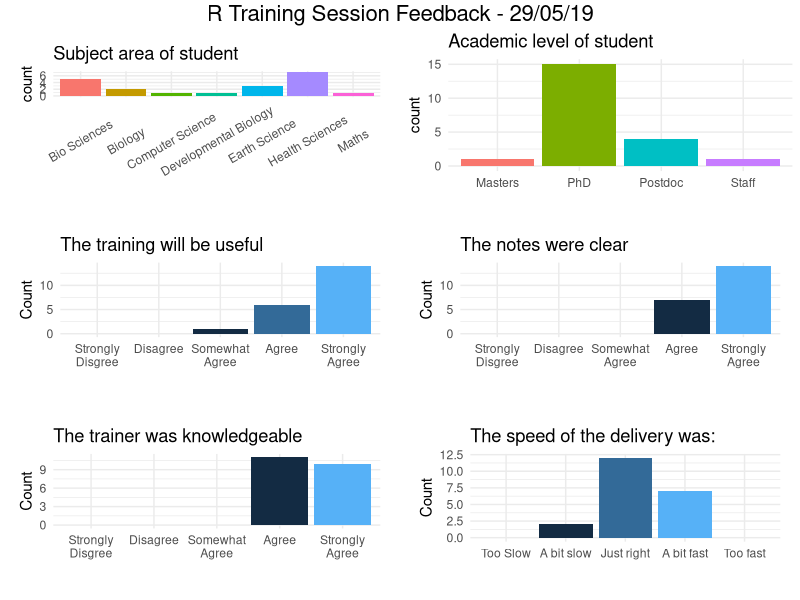

The R script that drew this image:
library(tidyverse)
library(gridExtra)
library(ggpubr)

setwd("c:/Users/Peter/Dropbox/Teaching/")

data <- read_csv("19-05-29.csv",
                 col_types = cols(
                   Level = col_character(),
                   Subject = col_character(),
                   Useful = col_integer(),
                   Notes = col_integer(),
                   Knowlegeable = col_integer(),
                   Speed = col_integer()
                 ))

pad_theme = theme(plot.margin = unit(c(0.5,0.5,0.5,0.5), "cm"))

# The academic levels of the students
level <- data %>% ggplot(aes(x=factor(Level))) + 
  geom_bar(aes(fill=factor(Level)), show.legend=FALSE) + 
  labs(title="Academic level of student", x="") + 
  theme_minimal()
  pad_theme

# The Subjects of the students
subject <- data %>% filter(Subject!="-") %>% 
  ggplot(aes(x=Subject)) + 
  geom_bar(aes(fill=factor(Subject)), show.legend=FALSE) + 
  labs(title="Subject area of student", x="") +
  theme_minimal() +
  theme(axis.text.x = element_text(angle = 30, hjust = 0.5, vjust=0.5)) + 
  pad_theme

?theme_minimal

labels=c("Strongly\nDisgree", "Disagree", "Somewhat\nAgree", "Agree", "Strongly\nAgree")

# Was the course useful?
p1 <- data %>%  ggplot(aes(x=factor(Useful, levels=1:5, labels=labels))) + 
  geom_bar(aes(fill=Useful), show.legend=FALSE) + 
  scale_x_discrete(drop=F) +
  labs(title="The training will be useful", x="", y="Count") + 
  theme_minimal() + 
  pad_theme

# Were the notes usful?
p2 <- data %>%  ggplot(aes(x=factor(Notes, levels=1:5, labels=labels))) + 
  geom_bar(aes(fill=Notes), show.legend=FALSE) + 
  scale_x_discrete(drop=F) +
  labs(title="The notes were clear", x="", y="Count") + 
  theme_minimal() +
  pad_theme

#Was the trainer knowlegeable?
p3 <- data %>%  ggplot(aes(x=factor(Knowlegeable, levels=1:5, labels=labels))) + 
  geom_bar(aes(fill=Knowlegeable), show.legend=FALSE) + 
  scale_x_discrete(drop=F) +
  labs(title="The trainer was knowledgeable", x="", y="Count") + 
  theme_minimal() + 
  pad_theme


speed_labels=c("Too Slow", "A bit slow", "Just right", "A bit fast", "Too fast")
# The speed of the deliver was?
p4 <- data %>%  ggplot(aes(x=factor(Speed, levels=1:5, labels=speed_labels))) + 
  geom_bar(aes(fill=Speed), show.legend=FALSE) + 
  scale_x_discrete(drop=F) +
  labs(title="The speed of the delivery was:", x="", y="Count") + 
  theme_minimal() +
  pad_theme

grid <- grid.arrange(subject, level, p1, p2, p3, p4, 
             nrow = 3,
             top = text_grob("R Training Session Feedback - 29/05/19", size=16))

ggsave("feedback.pdf", grid, height=10, width=8)
